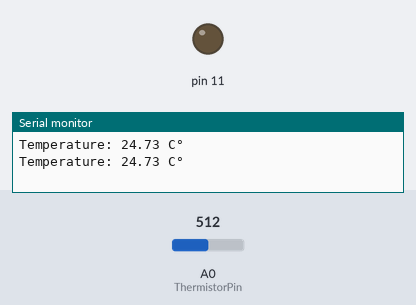
Simulated run of this sketch. Board: Arduino Uno, built with avr-gcc and run on an emulated ATmega328P. On the bench: output pins drawn as LEDs (lit = HIGH), the last lines printed to the serial monitor. The inputs (shaded band) are chosen by the test bench; at power-on: A0 (ThermistorPin) = 512.

Above: at 10.8 s.
10.9 s: A0 (ThermistorPin) set to 548
21.2 s: A0 (ThermistorPin) set to 575
At 30.4 s:
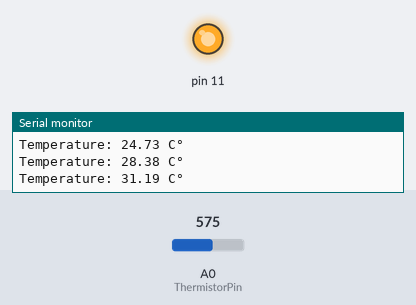
31.5 s: A0 (ThermistorPin) set to 511
At 40.4 s:
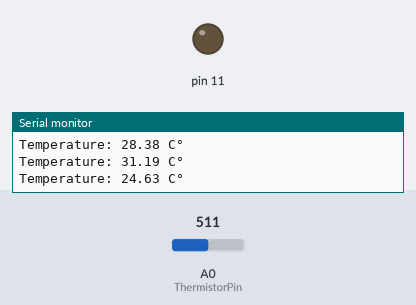
41.5 s: A0 (ThermistorPin) set to 716
At 50.5 s:
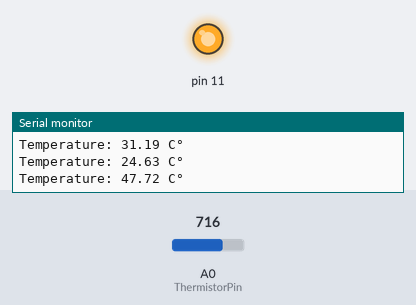
Timing chart, 0 to 52.0 s (numbered marks = the images above; inputs shaded):
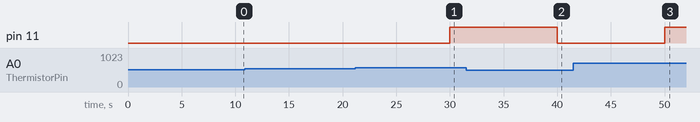

The sketch:

sensor_temperatura.ino
```cpp
int ThermistorPin = 0;
int Vo;
float R1 = 10000;
float logR2, R2, T, Tc;
float c1 = 1.009249522e-03, c2 = 2.378405444e-04, c3 = 2.019202697e-07;

void setup() {
  Serial.begin(9600);
  pinMode(11, OUTPUT);
}

void loop() {
  Vo = analogRead(ThermistorPin);
  R2 = R1 * (1023.0 / (float)Vo - 1.0);
  logR2 = log(R2);
  T = (1.0 / (c1 + c2 * logR2 + c3 * logR2 * logR2 * logR2));
  Tc = T - 273.15;

  Serial.print("Temperature: ");
  Serial.print(Tc);
  Serial.println(" C°");

  if (Tc > 30) {
    digitalWrite(11, HIGH);
  } else {
    digitalWrite(11, LOW);
  };

  delay(10000);
}
```

Measured:
- the behaviour switches between 563 and 564 on A0 (ThermistorPin) (found by bisection; images 0 and 1)
- after the input at 21.2 s, pin 11: LOW → HIGH after 8.8 s
- after the input at 31.5 s, pin 11: HIGH → LOW after 8.5 s
- after the input at 41.5 s, pin 11: LOW → HIGH after 8.5 s
